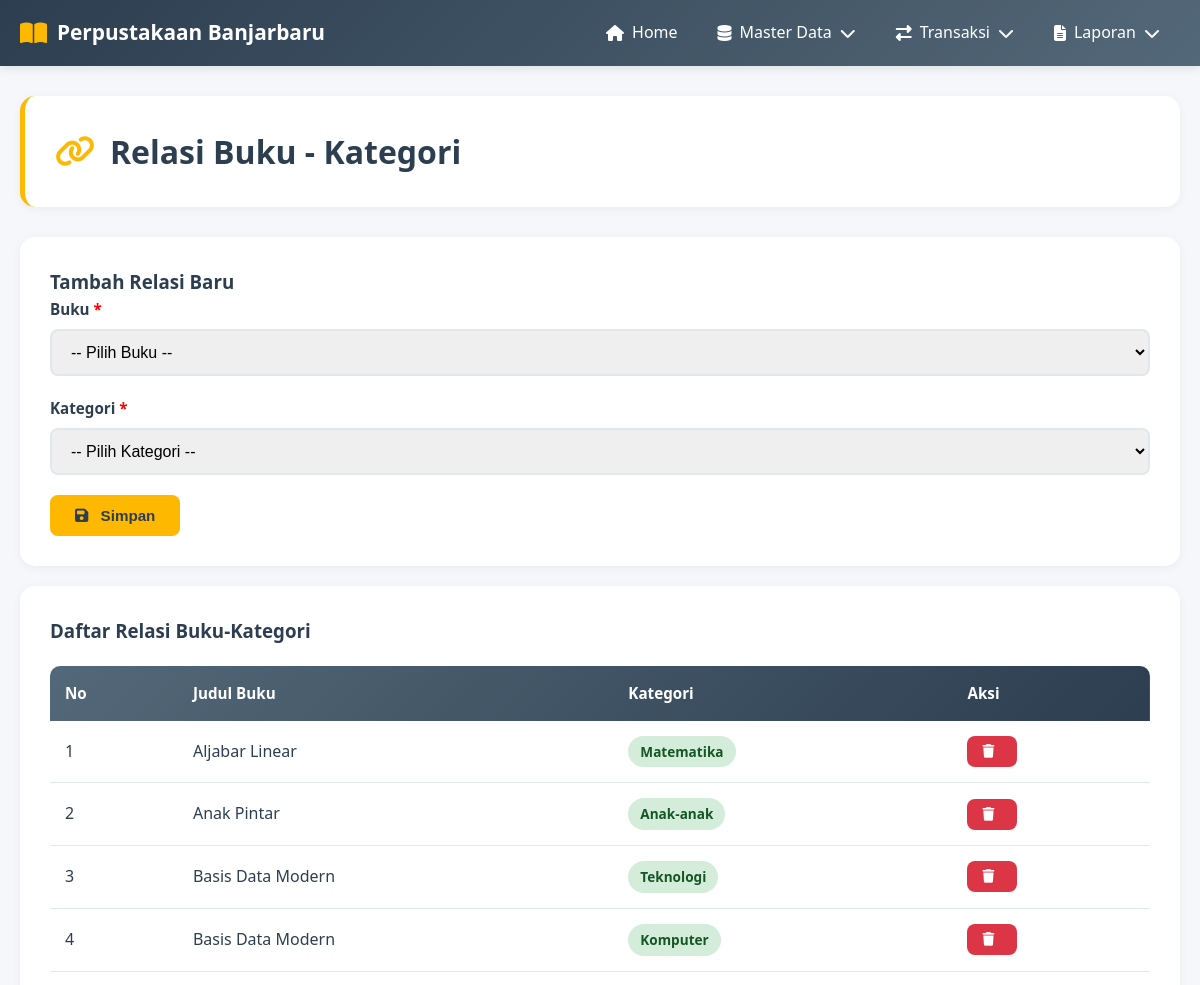
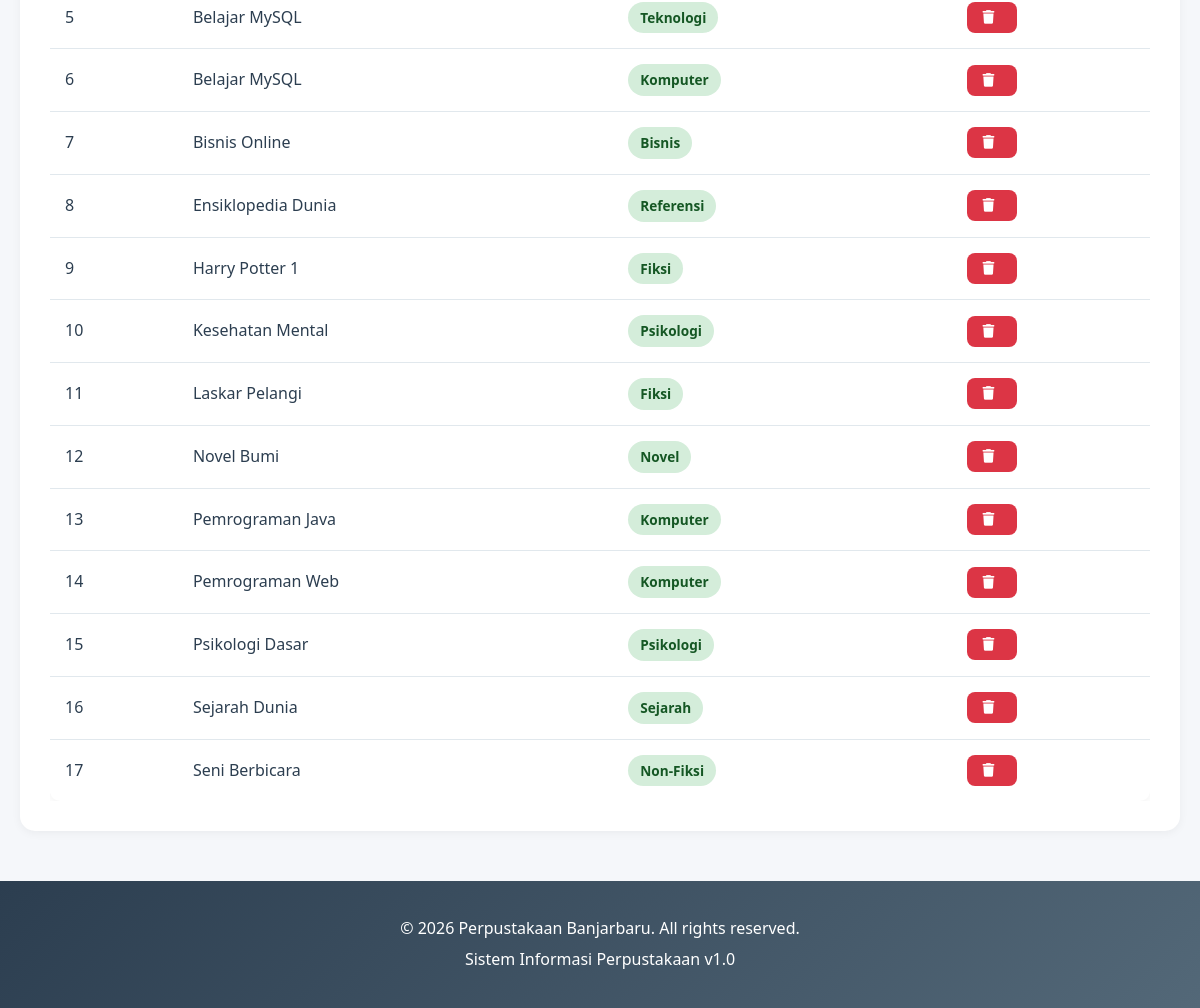
The page /modules/transaksi/buku_kategori.php on the database its author committed (2 pictures, top to bottom).
### tables this page shows
CREATE TABLE `buku_kategori` (
  `id_buku_kategori` int(11) NOT NULL,
  `id_buku` int(11) NOT NULL,
  `id_kategori` int(11) NOT NULL
);

CREATE TABLE `buku` (
  `id_buku` int(11) NOT NULL,
  `judul` varchar(200) NOT NULL,
  `id_pengarang` int(11) NOT NULL,
  `id_penerbit` int(11) NOT NULL,
  `tahun` int(11) DEFAULT NULL,
  `jumlah` int(11) DEFAULT 0
);

CREATE TABLE `kategori_buku` (
  `id_kategori` int(11) NOT NULL,
  `nama_kategori` varchar(100) NOT NULL
);

### config/database.php (called while the page is built, shortened)
<?php
$conn = mysqli_connect(DB_HOST, DB_USER, DB_PASS, DB_NAME);
mysqli_set_charset($conn, "utf8");
function query($sql) {
    global $conn;
    return mysqli_query($conn, $sql);
}
function fetchAll($result) {
    $data = [];
    while ($row = mysqli_fetch_assoc($result)) {
        $data[] = $row;
    }
    return $data;
}
?>

### modules/transaksi/buku_kategori.php (the view, shortened to what this page needs)
<?php
include '../../includes/header.php';
$sql = "SELECT bk.*, b.judul, k.nama_kategori FROM buku_kategori bk
        JOIN buku b ON bk.id_buku = b.id_buku
        JOIN kategori_buku k ON bk.id_kategori = k.id_kategori
        ORDER BY b.judul";
$data = fetchAll(query($sql));
$kategori_list = fetchAll(query("SELECT * FROM kategori_buku ORDER BY nama_kategori"));
?>
<div class="container">
    <div class="page-header">
        <h2><i class="fas fa-link"></i> Relasi Buku - Kategori</h2>
    </div>
    <div class="content-box">
        <h3>Tambah Relasi Baru</h3>
        <form method="POST">
            <div class="form-group">
                <label>Buku <span style="color: red;">*</span></label>
                <select name="id_buku" class="form-control" required>
                    <option value="">-- Pilih Buku --</option>
                </select>
            </div>
            <div class="form-group">
                <label>Kategori <span style="color: red;">*</span></label>
                <select name="id_kategori" class="form-control" required>
                    <option value="">-- Pilih Kategori --</option>
                </select>
            </div>
            <button type="submit" class="btn btn-primary">
                <i class="fas fa-save"></i> Simpan
            </button>
        </form>
    </div>
    <div class="content-box mt-20">
        <h3>Daftar Relasi Buku-Kategori</h3>
        <div class="table-container">
            <table>
                <thead>
                    <tr>
                        <th>No</th>
                        <th>Judul Buku</th>
                        <th>Kategori</th>
                        <th>Aksi</th>
                    </tr>
                </thead>
                <tbody>
                    <?php $no = 1; foreach ($data as $row): ?>
                        <tr>
                            <td><?php echo $no++; ?></td>
                            <td><?php echo $row['judul']; ?></td>
                            <td><span class="badge badge-success"><?php echo $row['nama_kategori']; ?></span></td>
                            <td>
                                <form method="POST" style="display: inline;" onsubmit="return confirmDelete()">
                                    <button type="submit" class="btn btn-sm btn-danger">
                                        <i class="fas fa-trash"></i>
                                    </button>
                                </form>
                            </td>
                        </tr>
                    <?php endforeach; ?>
                </tbody>
            </table>
        </div>
    </div>
</div>
<?php include '../../includes/footer.php'; ?>

### css/style.css (style rules this page uses)
* { margin: 0; padding: 0; box-sizing: border-box; }
:root { --primary-color: #FFB800; --secondary-color: #536878; --dark-blue: #2C3E50; --light-gray: #F5F7FA; --white: #FFFFFF; --text-dark: #2C3E50; --border-color: #E1E8ED; --success: #28A745; --danger: #DC3545; --warning: #FFC107; }
body { font-family: 'Segoe UI', Tahoma, Geneva, Verdana, sans-serif; background-color: var(--light-gray); color: var(--text-dark); line-height: 1.6; }
.container { max-width: 1400px; margin: 30px auto; padding: 0 20px; }
.page-header { background: var(--white); padding: 30px; border-radius: 15px; margin-bottom: 30px; box-shadow: 0 2px 10px rgba(0,0,0,0.05); border-left: 5px solid var(--primary-color); }
.page-header h2 { color: var(--dark-blue); font-size: 2rem; display: flex; align-items: center; gap: 15px; }
.page-header h2 i { color: var(--primary-color); }
.content-box { background: var(--white); padding: 30px; border-radius: 15px; box-shadow: 0 2px 10px rgba(0,0,0,0.05); }
.btn { display: inline-block; padding: 12px 25px; border: none; border-radius: 8px; cursor: pointer; text-decoration: none; font-weight: 600; transition: all 0.3s; font-size: 0.95rem; }
.btn i { margin-right: 8px; }
.btn-primary { background-color: var(--primary-color); color: var(--dark-blue); }
.btn-danger { background-color: var(--danger); color: var(--white); }
.btn-sm { padding: 8px 15px; font-size: 0.85rem; }
.table-container { overflow-x: auto; margin-top: 20px; }
table { width: 100%; border-collapse: collapse; background: var(--white); box-shadow: 0 2px 8px rgba(0,0,0,0.05); border-radius: 10px; overflow: hidden; }
thead { background: linear-gradient(135deg, var(--secondary-color), var(--dark-blue)); color: var(--white); }
thead th { padding: 15px; text-align: left; font-weight: 600; font-size: 0.95rem; }
tbody td { padding: 15px; border-bottom: 1px solid var(--border-color); }
tbody tr:last-child td { border-bottom: none; }
.form-group { margin-bottom: 20px; }
.form-group label { display: block; margin-bottom: 8px; color: var(--dark-blue); font-weight: 600; font-size: 0.95rem; }
.form-control { width: 100%; padding: 12px 15px; border: 2px solid var(--border-color); border-radius: 8px; font-size: 1rem; transition: all 0.3s; }
select.form-control { cursor: pointer; }
.mt-20 { margin-top: 20px; }
.badge { display: inline-block; padding: 5px 12px; border-radius: 20px; font-size: 0.85rem; font-weight: 600; }
.badge-success { background-color: #D4EDDA; color: #155724; }

### rows shown on the page
buku_kategori: id_buku.judul "Aljabar Linear", id_kategori.nama_kategori "Matematika"
buku_kategori: id_buku.judul "Anak Pintar", id_kategori.nama_kategori "Anak-anak"
buku_kategori: id_buku.judul "Basis Data Modern", id_kategori.nama_kategori "Teknologi"
buku_kategori: id_buku.judul "Basis Data Modern", id_kategori.nama_kategori "Komputer"
buku_kategori: id_buku.judul "Belajar MySQL", id_kategori.nama_kategori "Teknologi"
buku_kategori: id_buku.judul "Belajar MySQL", id_kategori.nama_kategori "Komputer"
buku_kategori: id_buku.judul "Bisnis Online", id_kategori.nama_kategori "Bisnis"
buku_kategori: id_buku.judul "Ensiklopedia Dunia", id_kategori.nama_kategori "Referensi"
buku_kategori: id_buku.judul "Harry Potter 1", id_kategori.nama_kategori "Fiksi"
buku_kategori: id_buku.judul "Kesehatan Mental", id_kategori.nama_kategori "Psikologi"
buku_kategori: id_buku.judul "Laskar Pelangi", id_kategori.nama_kategori "Fiksi"
buku_kategori: id_buku.judul "Novel Bumi", id_kategori.nama_kategori "Novel"
buku_kategori: id_buku.judul "Pemrograman Java", id_kategori.nama_kategori "Komputer"
buku_kategori: id_buku.judul "Pemrograman Web", id_kategori.nama_kategori "Komputer"
buku_kategori: id_buku.judul "Psikologi Dasar", id_kategori.nama_kategori "Psikologi"
buku_kategori: id_buku.judul "Sejarah Dunia", id_kategori.nama_kategori "Sejarah"
buku_kategori: id_buku.judul "Seni Berbicara", id_kategori.nama_kategori "Non-Fiksi"
